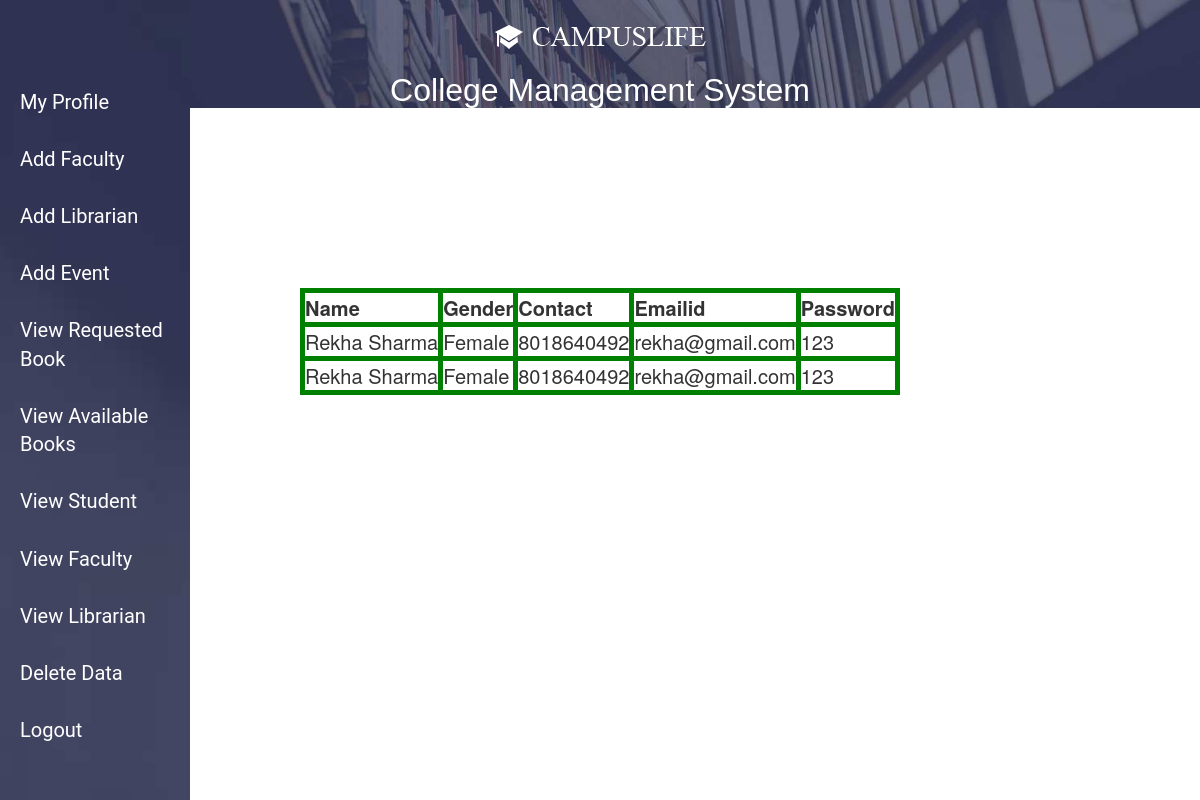
Page /view_librarian.php on the earlier database version.
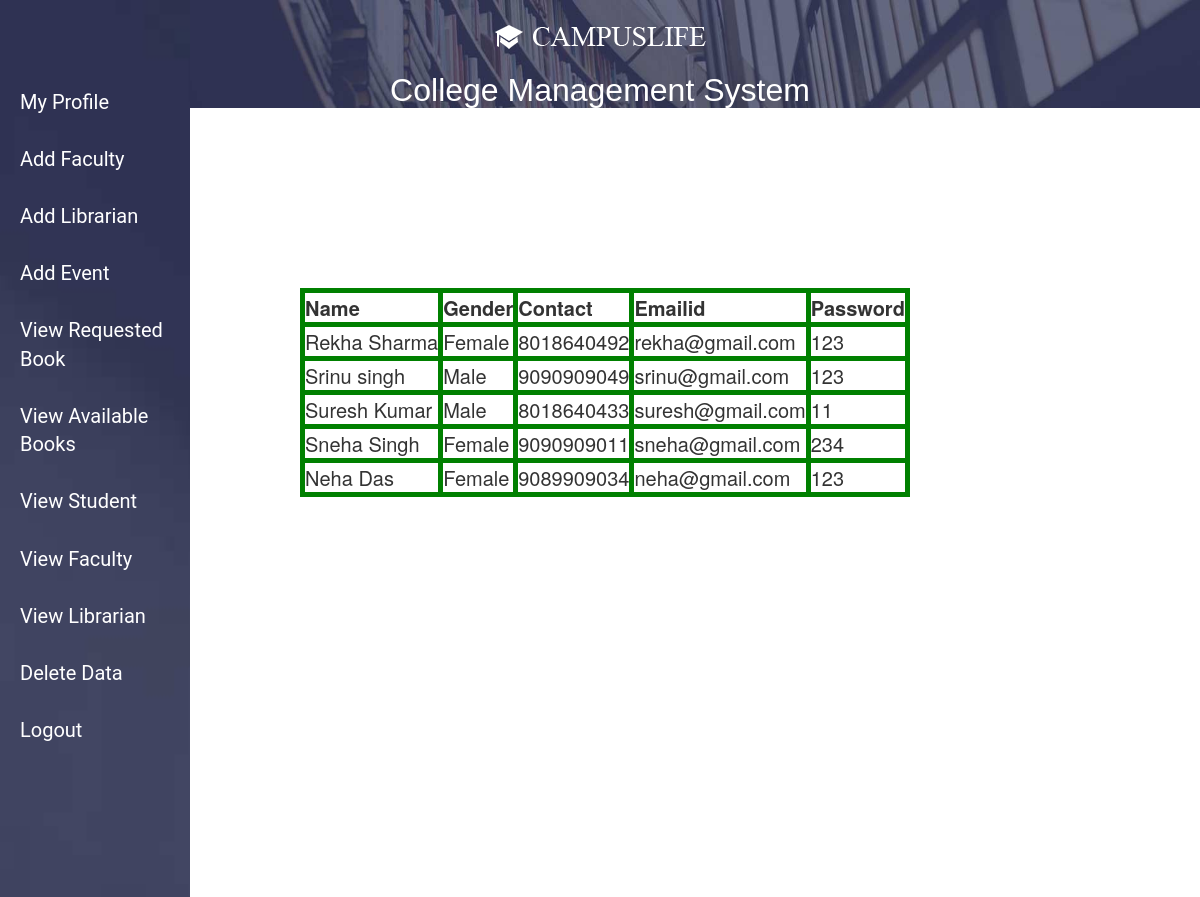
Same page on the later database version.
### tables this page shows
CREATE TABLE `info` (
  `id` int(11) NOT NULL,
  `profile` blob NOT NULL,
  `Name` varchar(23) NOT NULL,
  `Lname` varchar(23) NOT NULL,
  `Gender` varchar(20) NOT NULL,
  `Contact` bigint(12) NOT NULL,
  `Emailid` varchar(30) NOT NULL,
  `Password` varchar(30) NOT NULL
);

### view_librarian.php (the view, shortened to what this page needs)
<html>
<head>
<link rel="stylesheet" type="text/css" href="css/admin1.css" >
		<link rel="stylesheet" href="https://maxcdn.bootstrapcdn.com/bootstrap/3.4.1/css/bootstrap.min.css">
</head>
<body>
 <div class="header" >
            <img alt="logo"  class="logo_img" src="logo.png";  />
          <a href="index.php" style="text-decoration:none; color:white;">
		  <h1 class="myheads">
                College Management System</h1></a>
        </div>
	 <header class="header2" style="  width:190px; ">
<div class="font">
  <nav>
							<ul>
								<li> <a href="admin_profile.php" class="header_Menu">My Profile</a> </li><br />
								<li> <a href="add_faculty.php" class="header_Menu">Add Faculty</a> </li><br />
								<li> <a href="add_librarian.php" class="header_Menu">Add Librarian</a> </li><br />
								<li>  <a href="add_event_a.php" class="header_Menu">Add Event</a> </li><br />
								<li> <a href="view_requested_book.php" class="header_Menu">View Requested Book</a> </li><br />
								<li> <a href="view_availablebook.php" class="header_Menu">View Available Books</a>  </li><br />
								<li> <a href="view_student.php" class="header_Menu">View Student</a> </li><br />
								<li> <a href="view_faculty.php" class="header_Menu">View Faculty </a> </li><br />
								<li> <a href="view_librarian.php" class="header_Menu">View Librarian</a> </li><br />
								<li> <a href="delete_data.php" class="header_Menu">Delete Data</a> </li><br />
								<li> <a href="index.php" class="header_Menu">Logout</a> </li>
							</ul>
						  </nav>
	</div></header>
	<form action="view_librarian.php" method="post"  name="myForm" onsubmit="return(validate());">
	<table style="margin-left:25%; margin-top:15%">
  <tr>
	<th> Name</th>
	<th>Gender</th>
	<th>Contact</th>
	<th>Emailid</th>
	<th>Password</th>
</tr>
 <?php
			$con = mysqli_connect('localhost', 'root', '');
			mysqli_select_db($con,'librarian');
			$query="SELECT * FROM info ";
			mysqli_query($con, $query);
$result = mysqli_query($con, $query) or die(mysqli_error($con));
 if($con)
 {
	while($row = mysqli_fetch_assoc($result)) {
		echo "<tr>";
		echo "<td>" .$row['Name']. " " .$row['Lname']. "</td>";
		echo "<td>" .$row['Gender']. "</td>";
		echo "<td>" .$row['Contact']. "</td>";
		echo "<td>" .$row['Emailid']. "</td>";
		echo "<td>" .$row['Password']. "</td>";
		echo "</tr>";
	}
 }
  else
 {
	 echo  '<script> alert("Record Not Matching"); </script>';
 }
 ?>
</table>
	</form>
</html>

### css/admin1.css (style rules this page uses)
* { padding: 0; margin: 0; }
.header { font-family: arial; width: 100%; background-color: initial; background-image: url('background.jpg'); background-repeat: no-repeat; background-attachment: initial; box-sizing: border-box !important; background-size: cover !important; overflow:hidden; }
.header2 { font-family: roboto; font-size: medium; letter-spacing: normal; text-align: center; width: 100%; height: 100%; top:0px; padding:20px; background-image: url('background.jpg'); background-repeat: no-repeat; background-attachment: initial; box-sizing: border-box !important; background-size: cover !important; position:fixed; color:white; }
.myheads { margin: 0px; padding: 0px; font-weight: 300; font-size: xx-large; display: block; margin-left: auto; margin-right: auto; text-align:center; width:50%; }
nav { text-align:right; display: flex; justify-content: space-around; overflow:hidden; }
nav ul li { list-style:none; text-align:left; text-decoration:nonne; overflow:hidden; }
.header_Menu { text-decoration:none; color:white; }
.logo_img { text-align:center; display: block; margin-left: auto; margin-right: auto; }
.font { font-size:20px; margin-top:45%; color:white; text-decoration:none; }
h1 { font-size:x-large; }

### view_librarian.php (style rules this page uses)
table, th, td { border: 5px solid green; font-size:20px; }

Differences in the rows shown:
removed info: Name "Rekha", Lname "Sharma", Gender "Female", Contact "8018640492", Emailid "rekha@gmail.com", Password "123"
added info: Name "Srinu", Lname "singh", Gender "Male", Contact "9090909049", Emailid "srinu@gmail.com", Password "123"
added info: Name "Suresh", Lname "Kumar", Gender "Male", Contact "8018640433", Emailid "suresh@gmail.com", Password "11"
added info: Name "Sneha", Lname "Singh", Gender "Female", Contact "9090909011", Emailid "sneha@gmail.com", Password "234"
added info: Name "Neha", Lname "Das", Gender "Female", Contact "9089909034", Emailid "neha@gmail.com", Password "123"
